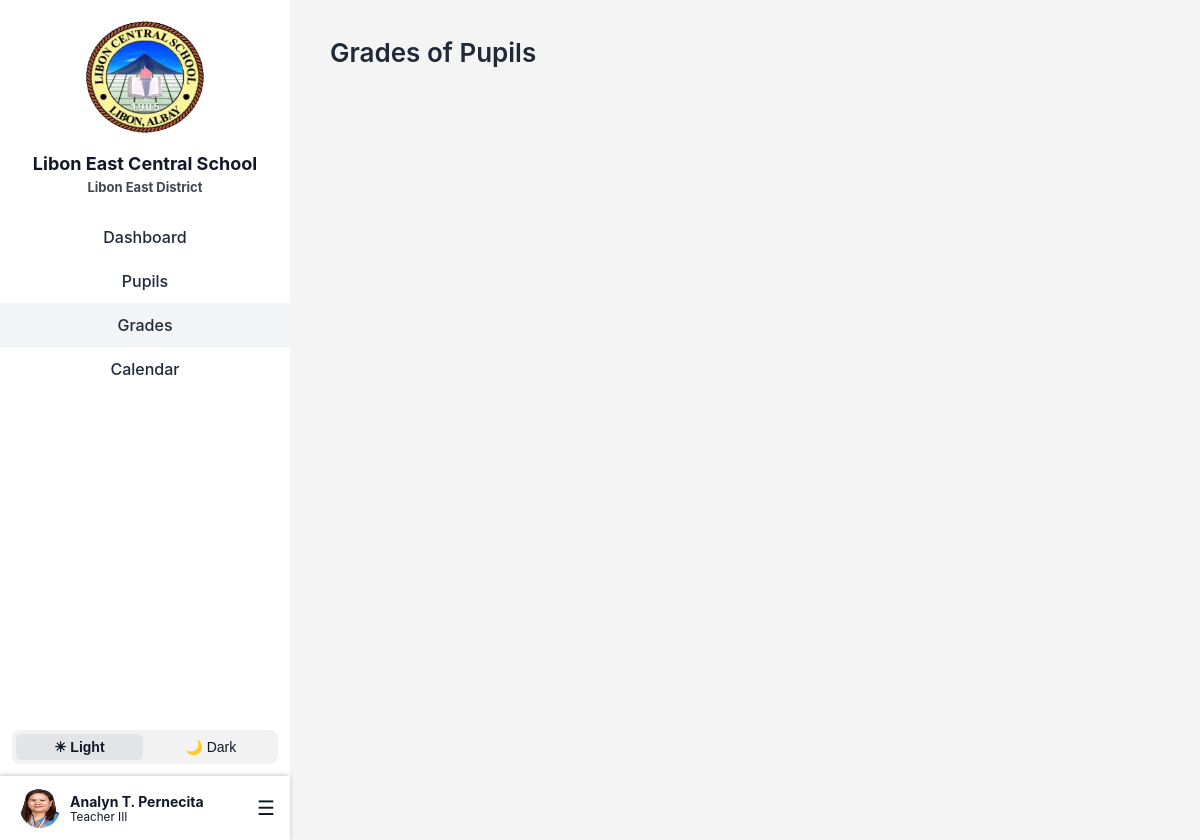
The app's page /teacher/teacherGrades.php (signed in) with its own data.
### tables this page shows
CREATE TABLE `teachers` (
  `teacher_id` int(11) NOT NULL,
  `first_name` varchar(100) DEFAULT NULL,
  `middle_name` varchar(100) DEFAULT NULL,
  `last_name` varchar(100) DEFAULT NULL,
  `employee_no` varchar(20) DEFAULT NULL,
  `email` varchar(100) DEFAULT NULL,
  `password` varchar(255) DEFAULT NULL,
  `gender` enum('Male','Female','Other') DEFAULT NULL,
  `birthdate` date DEFAULT NULL,
  `age` int(11) DEFAULT NULL,
  `contact_no` varchar(20) DEFAULT NULL,
  `house_no_street` varchar(255) DEFAULT NULL,
  `barangay` varchar(255) DEFAULT NULL,
  `municipality` varchar(255) DEFAULT NULL,
  `province` varchar(255) DEFAULT NULL,
  `position` varchar(255) NOT NULL,
  `image` varchar(255) NOT NULL DEFAULT 'teacher.png',
  `user_type` char(1) NOT NULL DEFAULT 't' COMMENT 'a - admin\r\nt- teacher\r\nn- non-teaching',
  `user_status` char(1) NOT NULL DEFAULT 'a' COMMENT 'a - active\r\ni - inactive'
);

### teacher/teacherSidebar.php (the view, shortened to what this page needs)
<?php
include '../lecs_db.php';
$current_page = basename($_SERVER['PHP_SELF']);
$teacher_id = $_SESSION['teacher_id'];
$stmt = $conn->prepare("SELECT first_name, middle_name, last_name, position, image FROM teachers WHERE teacher_id = ? LIMIT 1");
$stmt->bind_param("i", $teacher_id);
$stmt->execute();
$result = $stmt->get_result();
$teacher = $result->fetch_assoc();
$middleInitial = '';
if (!empty($teacher['middle_name'])) {
    $middleInitial = strtoupper(substr(trim($teacher['middle_name']), 0, 1)) . '.';
}
function toRoman($num) {
    $map = [
        'M' => 1000, 'CM' => 900, 'D' => 500, 'CD' => 400,
        'C' => 100, 'XC' => 90, 'L' => 50, 'XL' => 40,
        'X' => 10, 'IX' => 9, 'V' => 5, 'IV' => 4, 'I' => 1
    ];
    $returnValue = '';
    while ($num > 0) {
        foreach ($map as $roman => $int) {
            if ($num >= $int) {
                $num -= $int;
                $returnValue .= $roman;
                break;
            }
        }
    }
    return $returnValue;
}
$teacherName = htmlspecialchars(trim(($teacher['first_name'] ?? '') . ' ' . $middleInitial . ' ' . ($teacher['last_name'] ?? '')));
$teacherPos = $teacher['position'] ?? "Teacher";
if (preg_match('/(\d+)/', $teacherPos, $matches)) {
    $num = (int)$matches[1];
    $roman = toRoman($num);
    $teacherPos = preg_replace('/\d+/', $roman, $teacherPos);
}
$teacherImg = !empty($teacher['image']) ? $teacher['image'] : "teacher.png";
$imagePath = "../assets/uploads/teachers/" . $teacherImg;
?>
<link rel="stylesheet" href="../assets/css/all.min.css">
<link rel="stylesheet" href="../assets/css/sidebar.css">
<div class="sidebar">
    <div class="sidebar-top">
        <img class="logo" src="../assets/images/lecs-logo no bg.png" alt="School Logo">
        <h2>Libon East Central School</h2>
        <small class="east">Libon East District</small>
        <div class="nav-links">
            <a href="teacherDashboard.php" class="<?= ($current_page == 'teacherDashboard.php') ? 'active' : '' ?>">Dashboard</a>
            <a href="teacherPupils.php" class="<?= ($current_page == 'teacherPupils.php' || $current_page == 'add_pupil.php' || $current_page == 'edit_pupil.php' || $current_page == 'pupilsProfile.php') ? 'active' : '' ?>">Pupils</a>
            <a href="teacherGrades.php" class="<?= ($current_page == 'teacherGrades.php' || $current_page == 'edit_grades.php') ? 'active' : '' ?>">Grades</a>
            <a href="teacherEventCalendar.php" class="<?= ($current_page == 'teacherEventCalendar.php') ? 'active' : '' ?>">Calendar</a>
        </div>
    </div>
    <div class="sidebar-bottom">
        <div class="toggle-mode">
            <button class="toggle-btn light-mode active" onclick="setMode('light')">☀ Light</button>
            <button class="toggle-btn dark-mode" onclick="setMode('dark')">🌙 Dark</button>
        </div>
        <div class="profile-menu">
            <div class="profile">
                <img src="<?= htmlspecialchars($imagePath); ?>" alt="Profile Picture">
                <div class="profile-info">
                    <strong><?= htmlspecialchars($teacherName); ?></strong>
                    <small><?= htmlspecialchars($teacherPos); ?></small>
                </div>
            </div>
            <div class="burger" role="button" aria-label="Open menu" tabindex="0">&#9776;</div>
        </div>
    </div>
</div>

### assets/css/adminGrades.css (style rules this page uses)
:root { --primary-color: #2563eb; --background-light: #f4f4f5; --background-dark: #1e293b; --text-light: #1f2937; --text-dark: #f1f5f9; --card-dark: #334155; --card-light: #ffffff; --hover-light: #f3f4f6; --hover-dark: #475569; --border-light: #d1d5db; --border-dark: #475569; --not-applicable-light: #e0d7f9; --not-applicable-dark: #a996ca; --not-applicable-border: #8b5cf6; --border-color: #d1d5db; }
body { margin: 0; font-family: 'Inter', sans-serif; transition: background-color 0.3s, color 0.3s; background-color: var(--background-color); color: var(--text-color); }
:root.light { --background-color: var(--background-light); --text-color: var(--text-light); --border: var(--border-light); }

### assets/css/sidebar.css (style rules this page uses)
:root { --sidebar-light: #FFFFFF; --sidebar-dark: #334155; --active-light: #F3F4F6; --hover-light: #f3f4f69c; --hover-dark: #1E293B; --light-hover-dark: #1e293ba2; --border: #E5E7EB; }
:root.light { --background-color: #f4f4f5; --text-color: #1f2937; }
.sidebar { width: 290px; height: 100vh; position: fixed; top: 0; left: 0; display: flex; flex-direction: column; transition: background 0.3s; }
:root.light .sidebar { background: var(--sidebar-light); color: #111827; }
.sidebar-top { flex: 1; overflow-y: auto; padding: 20px 0; padding-bottom: 140px; text-align: center; }
.sidebar-top { scrollbar-width: thin; scrollbar-color: rgba(100, 116, 139, 0.2) transparent; }
.logo { width: 120px; margin-bottom: 10px; }
.sidebar h2 { font-size: 18px; margin: 5px 20px; }
.east { display: block; font-size: 13px; font-weight: bold; opacity: 0.8; }
.nav-links { margin-top: 20px; }
.nav-links a { display: block; padding: 12px 20px; text-decoration: none; font-weight: 500; transition: background 0.2s; }
:root.light .nav-links a { color: #1F2937; }
.nav-links .active { background: var(--active-light); }
.sidebar-bottom { position: fixed; bottom: 0; left: 0; width: 290px; background: inherit; z-index: 10; }
.toggle-mode { display: flex; gap: 5px; margin: 12px; background: rgba(0,0,0,0.05); border-radius: 8px; padding: 4px; }
.toggle-btn { flex: 1; padding: 5px 0; border: none; background: transparent; color: inherit; border-radius: 6px; cursor: pointer; font-size: 14px; transition: background 0.2s; }
.toggle-btn.active { background: #e3e4e6; font-weight: bold; }
.profile-menu { display: flex; align-items: center; justify-content: space-between; position: relative; box-shadow: -1px 0 5px 0 rgba(0,0,0,0.30); }
.profile { display: flex; align-items: center; gap: 10px; margin: 0 20px; }
.profile img { width: 40px; height: 40px; border-radius: 50%; }
.profile-info { display: flex; flex-direction: column; font-size: 14px; }
.burger { font-size: 20px; cursor: pointer; margin-top: 20px; margin-bottom: 20px; margin-right: 15px; }

### records on screen
teachers: image (picture), teacherName "Analyn T. Pernecita", position "Teacher III"
